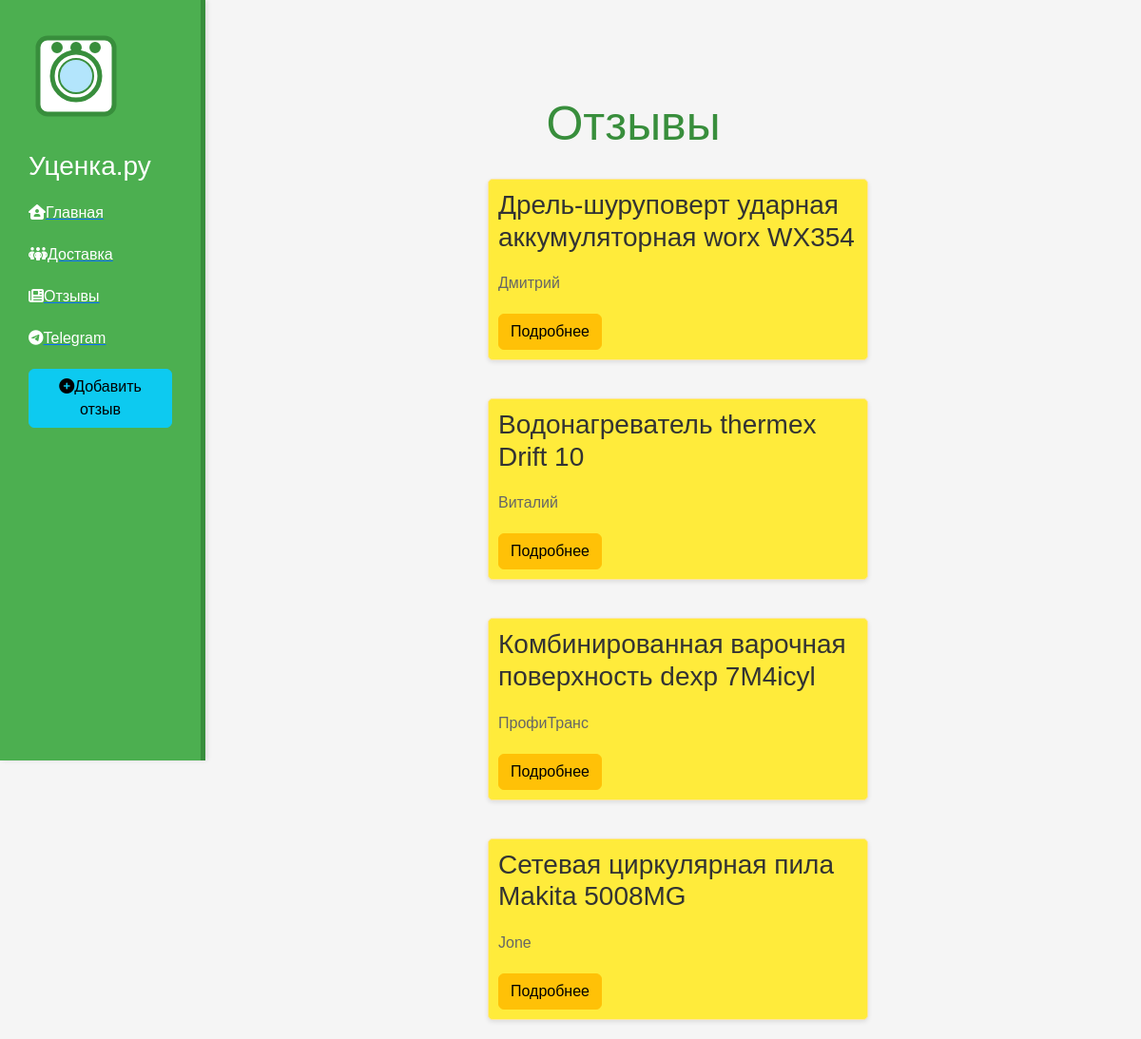
Page /news/ on the committed database.
### news/models.py (models this page shows, shortened)
class Articles(models.Model):
    title = models.CharField('Название', max_length=50)
    anons = models.CharField('Анонс', max_length=250)
    full_text = models.TextField('Статья')
    date = models.DateTimeField('Дата публикации')
    class Meta:
        verbose_name = 'Новость'
        verbose_name_plural = 'Новости'

### news/views.py (the view)
# urls.py: path('', views.news_home, name='news_home'),
def news_home(request):
    news = Articles.objects.order_by('-date')
    return render(request, 'news/news_home.html', {'news': news})

### news/templates/news/news_home.html (shortened to what this page needs)
{%extends 'main/layout.html'%}
{%block content%}
  <div class="features">
    <h1>Отзывы</h1>
    {%if news%}
    {%for el in news%}
         <div class="alert alert-warning">
           <h3>{{el.title}}</h3>
           <p>{{el.anons}}</p>
             <a href="{%url 'news-detail' el.id%}" class="btn btn-warning">Подробнее</a>
         </div>
      {%endfor%}
    {%else%}
     <p>У вас нет записей!</p>
     {%endif%}
  </div>
{%endblock%}

### main/templates/main/layout.html (shortened to what this page needs)
{% load static %}
<!doctype html>
<html lang="ru">
<head>
    <link rel="stylesheet" href="https://cdn.jsdelivr.net/npm/bootstrap@5.3.2/dist/css/bootstrap.min.css">
    <link rel="stylesheet" href="{% static 'main/css/main.css' %}">
    <link rel="stylesheet" href="https://use.fontawesome.com/releases/v6.4.2/css/all.css">
</head>
<body>
    <aside>
        <h3>Уценка.ру</h3>
        <ul>
            <a href="{% url 'home' %}"><li><i class="fa-sharp fa-solid fa-house-user"></i>Главная</li></a>
            <a href="{% url 'about' %}"><li><i class="fa-sharp fa-solid fa-people-group"></i>Доставка</li></a>
            <a href="{% url 'news_home' %}"><li><i class="fa-solid fa-newspaper"></i>Отзывы</li></a>
            <a href="https://t.me/ucenka163" target="_blank"><li><i class="fa-brands fa-telegram"></i>Telegram</li></a>
            <a href="{% url 'create' %}"><li><button class="btn btn-info"><i class="fas fa-plus-circle"></i>Добавить отзыв</button></li></a>
        </ul>
    </aside>
    <main>
        {% block content %}
        {% endblock %}
    </main>
</body>
</html>

### main/static/main/css/main.css (style rules this page uses)
body { background: #f5f5f5; font-family: Arial, sans-serif; }
aside { float: left; background: #4CAF50; width: 18%; padding: 2.5%; height: 100vh; color: #fff; border-right: 5px solid #388E3C; box-shadow: 2px 0 5px rgba(0, 0, 0, 0.1); }
aside h3 { margin-top: 28px; font-size: 28px; }
aside ul { list-style: none; padding-left: 0; }
aside ul li { color: #fff; display: block; margin-top: 20px; transition: transform .5s ease; }
main .features { float: left; color: #333; margin-top: 100px; text-align: center; width: 75%; }
main .features h1 { font-size: 50px; color: #388E3C; }
main .features p { max-width: 400px; margin: 20px auto; color: #666; }
.alert-warning { float: left; clear: both; width: 400px; margin: 20px 33%; text-align: left; background: #FFEB3B; color: #333; padding: 10px; border-radius: 5px; box-shadow: 0 2px 5px rgba(0, 0, 0, 0.1); }

### rows in the picture
Articles: title "Дрель-шуруповерт ударная аккумуляторная worx WX354", anons "Дмитрий"
Articles: title "Водонагреватель thermex Drift 10", anons "Виталий"
Articles: title "Комбинированная варочная поверхность dexp 7M4icyl", anons "ПрофиТранс"
Articles: title "Сетевая циркулярная пила Makita 5008MG", anons "Jone"
